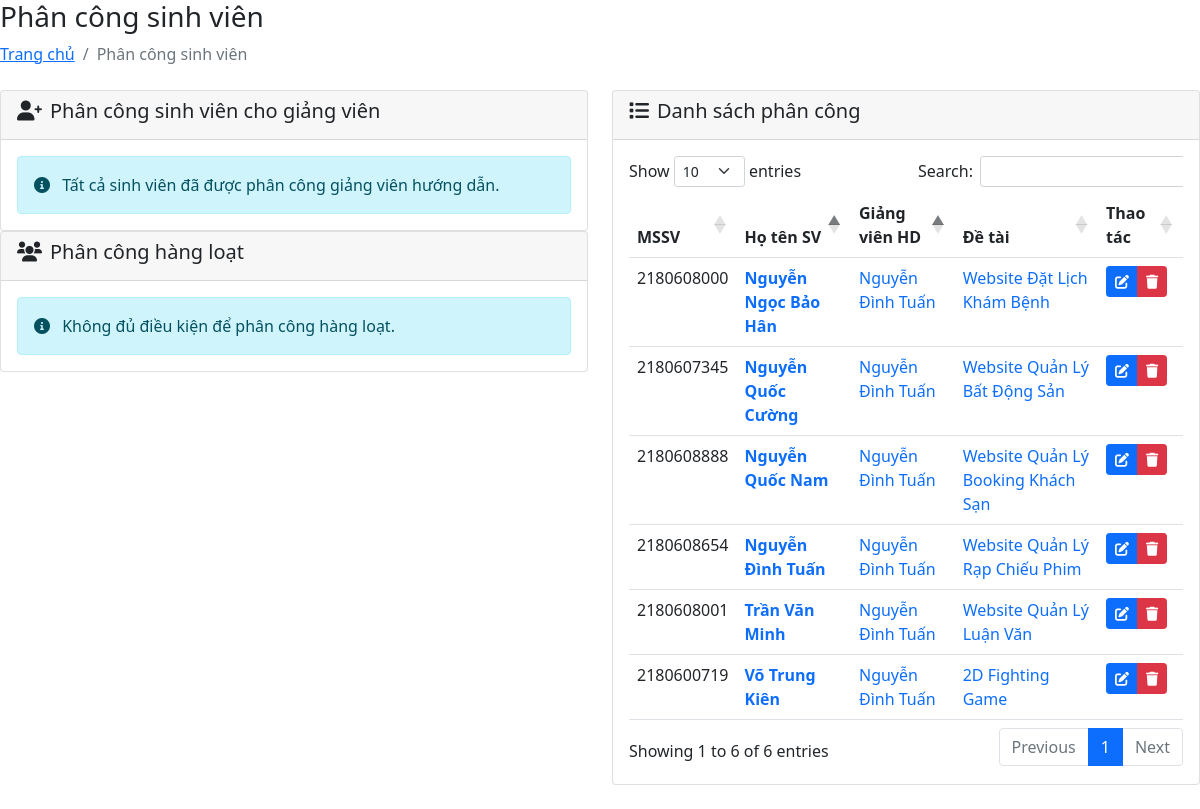
/admin/assign-students.php (signed in), run on the app's committed database.
### tables this page shows
CREATE TABLE `sinhviengiangvienhuongdan` (
  `ID` int(11) NOT NULL,
  `SinhVienID` int(11) NOT NULL,
  `GiangVienID` int(11) NOT NULL,
  `DeTaiID` int(11) NOT NULL,
  `NgayBatDau` date DEFAULT NULL,
  `NgayKetThucDuKien` date DEFAULT NULL,
  `TrangThai` enum('chờ duyệt','đang hướng dẫn','hoàn thành','hủy') DEFAULT 'chờ duyệt',
  `GhiChu` text DEFAULT NULL,
  `TienDo` int(3) DEFAULT 0
);

CREATE TABLE `sinhvien` (
  `SinhVienID` int(11) NOT NULL,
  `UserID` int(11) DEFAULT NULL,
  `MaSV` varchar(20) NOT NULL,
  `HoTen` varchar(100) NOT NULL,
  `NgaySinh` date DEFAULT NULL,
  `GioiTinh` enum('Nam','Nữ','Khác') DEFAULT NULL,
  `Khoa` varchar(100) DEFAULT NULL,
  `NganhHoc` varchar(100) DEFAULT NULL,
  `NienKhoa` varchar(20) DEFAULT NULL,
  `SoDienThoai` varchar(20) DEFAULT NULL,
  `DiaChi` text DEFAULT NULL,
  `Avatar` varchar(255) DEFAULT NULL
);

CREATE TABLE `giangvien` (
  `GiangVienID` int(11) NOT NULL,
  `UserID` int(11) DEFAULT NULL,
  `MaGV` varchar(20) NOT NULL,
  `HoTen` varchar(100) NOT NULL,
  `HocVi` varchar(50) DEFAULT NULL,
  `ChucVu` varchar(100) DEFAULT NULL,
  `Khoa` varchar(100) DEFAULT NULL,
  `ChuyenNganh` varchar(100) DEFAULT NULL,
  `Email` varchar(100) DEFAULT NULL,
  `SoDienThoai` varchar(20) DEFAULT NULL,
  `LinhVucHuongDan` text DEFAULT NULL,
  `SoLuongSinhVienToiDa` int(11) DEFAULT 10
);

CREATE TABLE `detai` (
  `DeTaiID` int(11) NOT NULL,
  `TenDeTai` varchar(255) NOT NULL,
  `MoTa` text DEFAULT NULL,
  `LinhVuc` varchar(100) DEFAULT NULL,
  `GiangVienID` int(11) NOT NULL,
  `NgayTao` datetime DEFAULT current_timestamp(),
  `NgayCapNhat` datetime DEFAULT NULL ON UPDATE current_timestamp(),
  `TrangThai` enum('đề xuất','được duyệt','đang thực hiện','hoàn thành','hủy') DEFAULT 'đề xuất'
);

### admin/assign-students.php (the view, shortened to what the rows shown need)
<?php
require_once '../config/database.php';
$db = new Database();
try {
    $db->query("SELECT sv.*, u.Email FROM SinhVien sv
                JOIN Users u ON sv.UserID = u.UserID
                WHERE sv.SinhVienID NOT IN (
                    SELECT SinhVienID FROM SinhVienGiangVienHuongDan
                )
                ORDER BY sv.HoTen");
} catch (PDOException $e) {
    $error = "Lỗi khi lấy danh sách sinh viên: " . $e->getMessage();
}
try {
    $db->query("SELECT gv.*, u.Email,
                (SELECT COUNT(*) FROM SinhVienGiangVienHuongDan WHERE GiangVienID = gv.GiangVienID) as SoSinhVien
                FROM GiangVien gv
                JOIN Users u ON gv.UserID = u.UserID
                ORDER BY gv.HoTen");
} catch (PDOException $e) {
    $error = "Lỗi khi lấy danh sách giảng viên: " . $e->getMessage();
}
$assignments = [];
try {
    $db->query("SELECT svgv.*, sv.HoTen as TenSinhVien, sv.MaSV, gv.HoTen as TenGiangVien,
                dt.TenDeTai, dt.TrangThai as TrangThaiDeTai
                FROM SinhVienGiangVienHuongDan svgv
                JOIN SinhVien sv ON svgv.SinhVienID = sv.SinhVienID
                JOIN GiangVien gv ON svgv.GiangVienID = gv.GiangVienID
                LEFT JOIN DeTai dt ON svgv.DeTaiID = dt.DeTaiID
                ORDER BY svgv.NgayBatDau DESC");
    $assignments = $db->resultSet();
} catch (PDOException $e) {
    $error = "Lỗi khi lấy danh sách phân công: " . $e->getMessage();
}
?>
<!DOCTYPE html>
<html lang="vi">
<head>
    <link href="https://cdn.jsdelivr.net/npm/bootstrap@5.1.3/dist/css/bootstrap.min.css" rel="stylesheet">
    <link rel="stylesheet" href="https://cdn.datatables.net/1.11.5/css/dataTables.bootstrap5.min.css">
    <link rel="stylesheet" href="https://cdnjs.cloudflare.com/ajax/libs/font-awesome/6.0.0/css/all.min.css">
    <link rel="stylesheet" href="https://cdn.jsdelivr.net/npm/select2@4.1.0-rc.0/dist/css/select2.min.css">
    <link rel="stylesheet" href="https://cdn.jsdelivr.net/npm/select2-bootstrap-5-theme@1.3.0/dist/select2-bootstrap-5-theme.min.css">
</head>
<body>
    <div class="app-container">
        <div class="main-content">
            <div class="page-header mb-4">
                <h1 class="h3">Phân công sinh viên</h1>
            </div>
            <div class="row">
                <div class="col-lg-6 mb-4">
                    <div class="card">
                        <div class="card-body">
                            <?php if (count($assignments) > 0): ?>
                            <div class="table-responsive">
                                <table class="table table-hover" id="assignedTable">
                                    <thead>
                                        <tr>
                                            <th>MSSV</th>
                                            <th>Họ tên SV</th>
                                            <th>Giảng viên HD</th>
                                            <th>Đề tài</th>
                                            <th>Thao tác</th>
                                        </tr>
                                    </thead>
                                    <tbody>
                                        <?php foreach ($assignments as $assignment): ?>
                                        <tr>
                                            <td><?php echo htmlspecialchars($assignment['MaSV']); ?></td>
                                            <td>
                                                <a href="student-details.php?id=<?php echo $assignment['SinhVienID']; ?>" class="fw-bold text-decoration-none">
                                                    <?php echo htmlspecialchars($assignment['TenSinhVien']); ?>
                                                </a>
                                            </td>
                                            <td>
                                                <a href="faculty-details.php?id=<?php echo $assignment['GiangVienID']; ?>" class="text-decoration-none">
                                                    <?php echo htmlspecialchars($assignment['TenGiangVien']); ?>
                                                </a>
                                            </td>
                                            <td>
                                                <?php if ($assignment['DeTaiID']): ?>
                                                <a href="thesis-details.php?id=<?php echo $assignment['DeTaiID']; ?>" class="text-decoration-none">
                                                    <?php echo htmlspecialchars($assignment['TenDeTai']); ?>
                                                </a>
                                                <?php else: ?>
                                                <span class="text-muted">Chưa có đề tài</span>
                                                <?php endif; ?>
                                            </td>
                                            <td>
                                                <div class="btn-group btn-group-sm">
                                                    <a href="edit-assignment.php?id=<?php echo $assignment['ID']; ?>" class="btn btn-primary" title="Chỉnh sửa">
                                                        <i class="fas fa-edit"></i>
                                                    </a>
                                                    <button type="button" class="btn btn-danger delete-assignment" data-id="<?php echo $assignment['ID']; ?>" title="Xóa">
                                                        <i class="fas fa-trash"></i>
                                                    </button>
                                                </div>
                                            </td>
                                        </tr>
                                        <?php endforeach; ?>
                                    </tbody>
                                </table>
                            </div>
                            <?php else: ?>
                            <div class="alert alert-info mb-0">
                                <i class="fas fa-info-circle me-2"></i> Chưa có sinh viên nào được phân công giảng viên hướng dẫn.
                            </div>
                            <?php endif; ?>
                        </div>
                    </div>
                </div>
            </div>
        </div>
    </div>
</body>
</html>

### data on the page
sinhviengiangvienhuongdan: SinhVienID.MaSV "2180608001", SinhVienID.HoTen "Trần Văn Minh", GiangVienID.HoTen "Nguyễn Đình Tuấn", DeTaiID.TenDeTai "Website Quản Lý Luận Văn"
sinhviengiangvienhuongdan: SinhVienID.MaSV "2180600719", SinhVienID.HoTen "Võ Trung Kiên", GiangVienID.HoTen "Nguyễn Đình Tuấn", DeTaiID.TenDeTai "2D Fighting Game"
sinhviengiangvienhuongdan: SinhVienID.MaSV "2180608000", SinhVienID.HoTen "Nguyễn Ngọc Bảo Hân", GiangVienID.HoTen "Nguyễn Đình Tuấn", DeTaiID.TenDeTai "Website Đặt Lịch Khám Bệnh"
sinhviengiangvienhuongdan: SinhVienID.MaSV "2180608888", SinhVienID.HoTen "Nguyễn Quốc Nam", GiangVienID.HoTen "Nguyễn Đình Tuấn", DeTaiID.TenDeTai "Website Quản Lý Booking Khách Sạn"
sinhviengiangvienhuongdan: SinhVienID.MaSV "2180608654", SinhVienID.HoTen "Nguyễn Đình Tuấn", GiangVienID.HoTen "Nguyễn Đình Tuấn", DeTaiID.TenDeTai "Website Quản Lý Rạp Chiếu Phim"
sinhviengiangvienhuongdan: SinhVienID.MaSV "2180607345", SinhVienID.HoTen "Nguyễn Quốc Cường", GiangVienID.HoTen "Nguyễn Đình Tuấn", DeTaiID.TenDeTai "Website Quản Lý Bất Động Sản"
